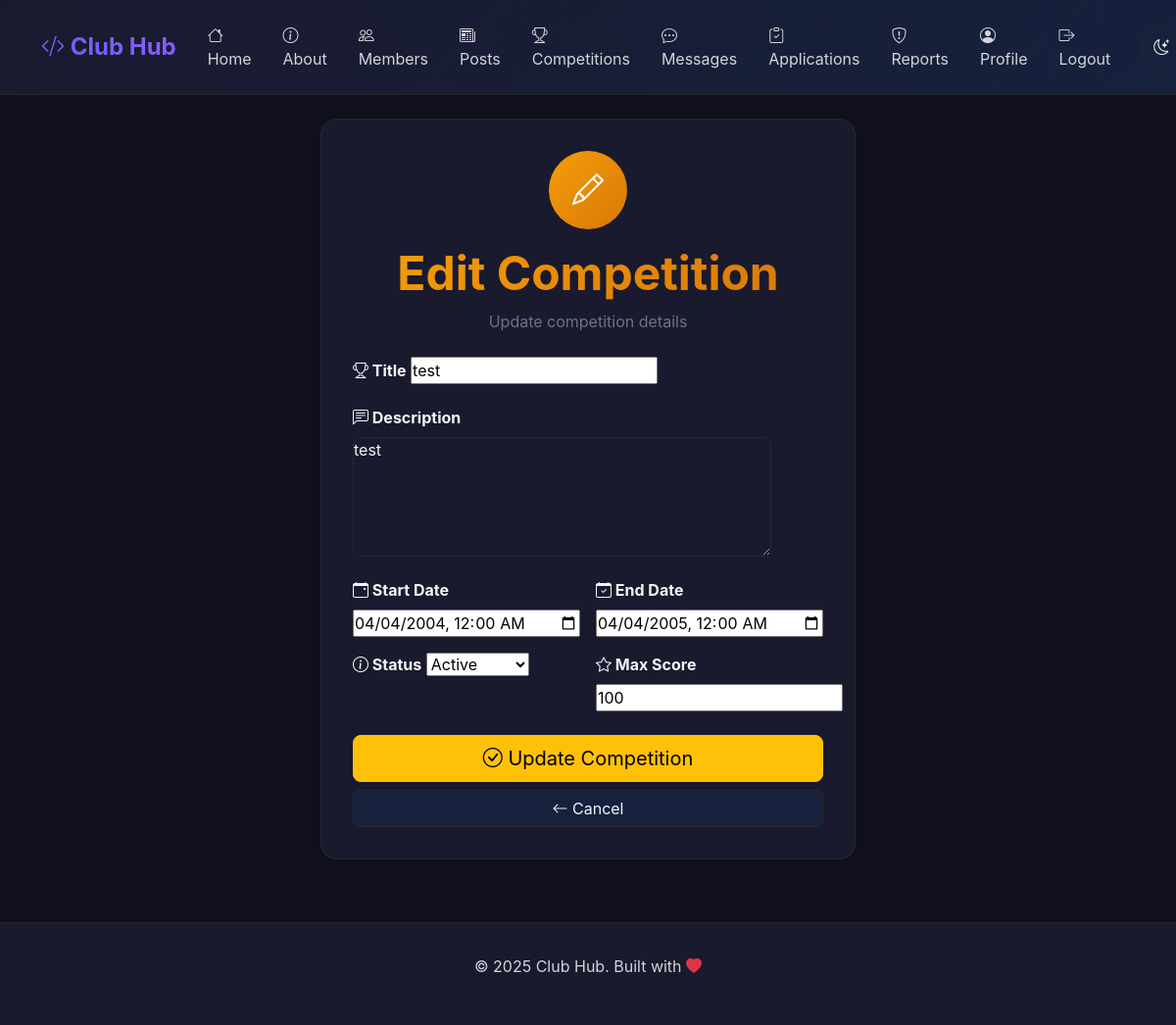
Page /competitions/1/edit/ (signed in) on the committed database.
### competitions/models.py (models this page shows, shortened)
class Competition(models.Model):
    STATUS_CHOICES = [
        ('upcoming', 'Upcoming'),
        ('active', 'Active'),
        ('completed', 'Completed'),
    ]
    title = models.CharField(max_length=200)
    description = models.TextField()
    start_date = models.DateTimeField()
    end_date = models.DateTimeField()
    status = models.CharField(max_length=20, choices=STATUS_CHOICES, default='upcoming')
    max_score = models.PositiveIntegerField(default=100)
    created_by = models.ForeignKey(
        settings.AUTH_USER_MODEL,
        on_delete=models.CASCADE,
        related_name='created_competitions'
    )
    created_at = models.DateTimeField(auto_now_add=True)
    class Meta:
        ordering = ['-start_date']

### competitions/views.py (the view)
    def wrapper(request, *args, **kwargs):
        if not request.user.is_authenticated:
            messages.error(request, 'Please login to access this page.')
            return redirect('accounts:login')
        if not request.user.is_admin:
            messages.error(request, 'You do not have permission to access this page.')
            return redirect('core:home')
        return view_func(request, *args, **kwargs)

### competitions/forms.py
class CompetitionForm(forms.ModelForm):
    class Meta:
        model = Competition
        fields = ['title', 'description', 'start_date', 'end_date', 'status', 'max_score']
        widgets = {
            'description': forms.Textarea(attrs={'rows': 5}),
            'start_date': forms.DateTimeInput(attrs={'type': 'datetime-local'}),
            'end_date': forms.DateTimeInput(attrs={'type': 'datetime-local'}),
        }

### accounts/models.py (called while the page is built)
    @property
    def is_admin(self):
        return self.role == 'admin'

### competitions/views.py (called while the page is built)
def admin_required(view_func):
    def wrapper(request, *args, **kwargs):
        if not request.user.is_authenticated:
            messages.error(request, 'Please login to access this page.')
            return redirect('accounts:login')
        if not request.user.is_admin:
            messages.error(request, 'You do not have permission to access this page.')
            return redirect('core:home')
        return view_func(request, *args, **kwargs)
    return wrapper

@admin_required
def competition_edit(request, pk):
    competition = get_object_or_404(Competition, pk=pk)
    if request.method == 'POST':
        form = CompetitionForm(request.POST, instance=competition)
        if form.is_valid():
            form.save()
            messages.success(request, 'Competition updated successfully!')
            return redirect('competitions:detail', pk=pk)
    else:
        form = CompetitionForm(instance=competition)
    return render(request, 'competitions/edit.html', {'form': form, 'competition': competition})

### competitions/templates/competitions/edit.html (shortened to what this page needs)
{% extends 'base.html' %}
{% block content %}
<div class="row justify-content-center">
    <div class="col-lg-6 col-md-8">
        <div class="card-custom">
            <div class="text-center mb-4">
                <div class="rounded-circle d-inline-flex align-items-center justify-content-center mb-3"
                     style="width: 80px; height: 80px; background: linear-gradient(135deg, #f59e0b, #d97706); color: white; font-size: 2rem;">
                    <i class="bi bi-pencil"></i>
                </div>
                <h1 class="display-5 fw-bold" style="background: linear-gradient(135deg, #f59e0b, #d97706); -webkit-background-clip: text; -webkit-text-fill-color: transparent;">
                    Edit Competition
                </h1>
                <p class="text-secondary">Update competition details</p>
            </div>
            <form method="post">
                <div class="mb-3">
                    <label for="{{ form.title.id_for_label }}" class="form-label fw-bold">
                        <i class="bi bi-trophy"></i> Title
                    </label>
                    {{ form.title }}
                </div>
                <div class="mb-3">
                    <label for="{{ form.description.id_for_label }}" class="form-label fw-bold">
                        <i class="bi bi-chat-left-text"></i> Description
                    </label>
                    {{ form.description }}
                </div>
                <div class="row g-3 mb-3">
                    <div class="col-md-6">
                        <label for="{{ form.start_date.id_for_label }}" class="form-label fw-bold">
                            <i class="bi bi-calendar-event"></i> Start Date
                        </label>
                        {{ form.start_date }}
                    </div>
                    <div class="col-md-6">
                        <label for="{{ form.end_date.id_for_label }}" class="form-label fw-bold">
                            <i class="bi bi-calendar-check"></i> End Date
                        </label>
                        {{ form.end_date }}
                    </div>
                </div>
                <div class="row g-3 mb-4">
                    <div class="col-md-6">
                        <label for="{{ form.status.id_for_label }}" class="form-label fw-bold">
                            <i class="bi bi-info-circle"></i> Status
                        </label>
                        {{ form.status }}
                    </div>
                    <div class="col-md-6">
                        <label for="{{ form.max_score.id_for_label }}" class="form-label fw-bold">
                            <i class="bi bi-star"></i> Max Score
                        </label>
                        {{ form.max_score }}
                    </div>
                </div>
                <button type="submit" class="btn btn-warning w-100 btn-lg mb-2">
                    <i class="bi bi-check-circle"></i> Update Competition
                </button>
                <a href="{% url 'competitions:detail' competition.pk %}" class="btn btn-secondary w-100">
                    <i class="bi bi-arrow-left"></i> Cancel
                </a>
            </form>
        </div>
    </div>
</div>
{% endblock %}

### templates/base.html (style rules this page uses)
:root[data-theme="dark"] { --bg-primary: #0f0f1e; --bg-secondary: #1a1a2e; --bg-tertiary: #16213e; --text-primary: #f4f4f5; --text-secondary: #d4d4d8; --text-muted: #a1a1aa; --accent-primary: #6366f1; --accent-secondary: #8b5cf6; --border-color: #27272a; --success: #10b981; --warning: #f59e0b; --danger: #ef4444; --input-bg: #1a1a2e; --input-text: #f4f4f5; }
* { margin: 0; padding: 0; box-sizing: border-box; }
body { background: var(--bg-primary); color: var(--text-primary); font-family: 'Inter', -apple-system, BlinkMacSystemFont, 'Segoe UI', sans-serif; min-height: 100vh; transition: background 0.3s, color 0.3s; }
.btn-secondary, .btn-outline-secondary { background: var(--bg-tertiary); border: 1px solid var(--border-color); color: var(--text-primary) !important; }
.form-control, .form-select, textarea { background: var(--input-bg) !important; border: 1px solid var(--border-color) !important; color: var(--input-text) !important; border-radius: 8px; }
.form-label { color: var(--text-primary) !important; }
.card-custom { background: var(--bg-secondary); border: 1px solid var(--border-color); border-radius: 16px; padding: 2rem; transition: transform 0.3s, box-shadow 0.3s; }

### rows in the picture
Competition: title "test", description "test", start_date "04/04/2004 00:00", end_date "04/04/2005 00:00", status "Active", max_score "100"
